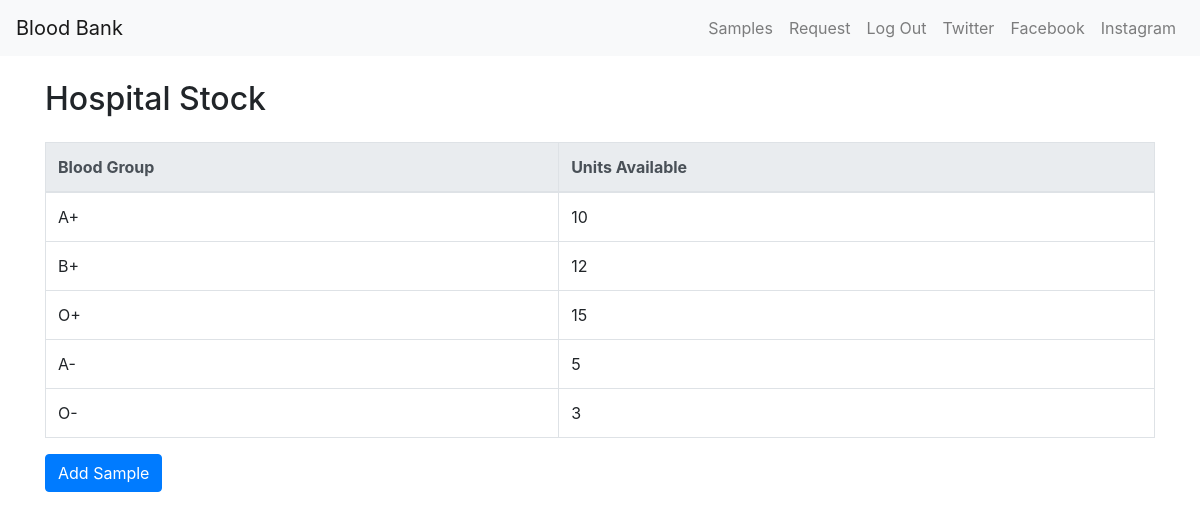
The page /pages/hospital/hospital_display.php (signed in) on the database its author committed.
### tables this page shows
CREATE TABLE `stock` (
  `stock_id` int(11) NOT NULL,
  `blood_grp` varchar(50) NOT NULL,
  `units` varchar(50) NOT NULL,
  `hospital_id` varchar(50) NOT NULL
);

### pages/hospital/hospital_display.php (the view, shortened to what this page needs)
<?php
include('../../assets/login_hospital_navbar.php');
require('../../config/dbconn.php');
$sql = "SELECT blood_grp, units FROM stock WHERE hospital_id = " . $_SESSION['id'];
$result = mysqli_query($dbconn, $sql);
?>
<!DOCTYPE html>
<html lang="en">
<head>
    <link rel="stylesheet" href="https://stackpath.bootstrapcdn.com/bootstrap/4.3.1/css/bootstrap.min.css">
    <link rel="stylesheet" href="../../assets/css/style.css">
</head>
<body>
    <div class="container">
        <div class="row">
            <div class="col-md-12">
                <h2 class="mt-4 mb-4">Hospital Stock</h2>
                <div class="table-responsive">
                    <table class="table table-bordered">
                        <thead class="thead-light">
                            <tr>
                                <th>Blood Group</th>
                                <th>Units Available</th>
                            </tr>
                        </thead>
                        <tbody>
                            <?php if (mysqli_num_rows($result) > 0): ?>
                                <?php while ($row = mysqli_fetch_assoc($result)): ?>
                                    <tr>
                                        <td><?php echo $row['blood_grp']; ?></td>
                                        <td><?php echo $row['units']; ?></td>
                                    </tr>
                                <?php endwhile; ?>
                            <?php else: ?>
                                <tr>
                                    <td colspan="2">No results found</td>
                                </tr>
                            <?php endif; ?>
                        </tbody>
                    </table>
                </div>
                <a href="add_sample.php" class="btn btn-primary">Add Sample</a>
            </div>
        </div>
    </div>

### rows shown on the page
stock: blood_grp "A+", units "10"
stock: blood_grp "B+", units "12"
stock: blood_grp "O+", units "15"
stock: blood_grp "A-", units "5"
stock: blood_grp "O-", units "3"
